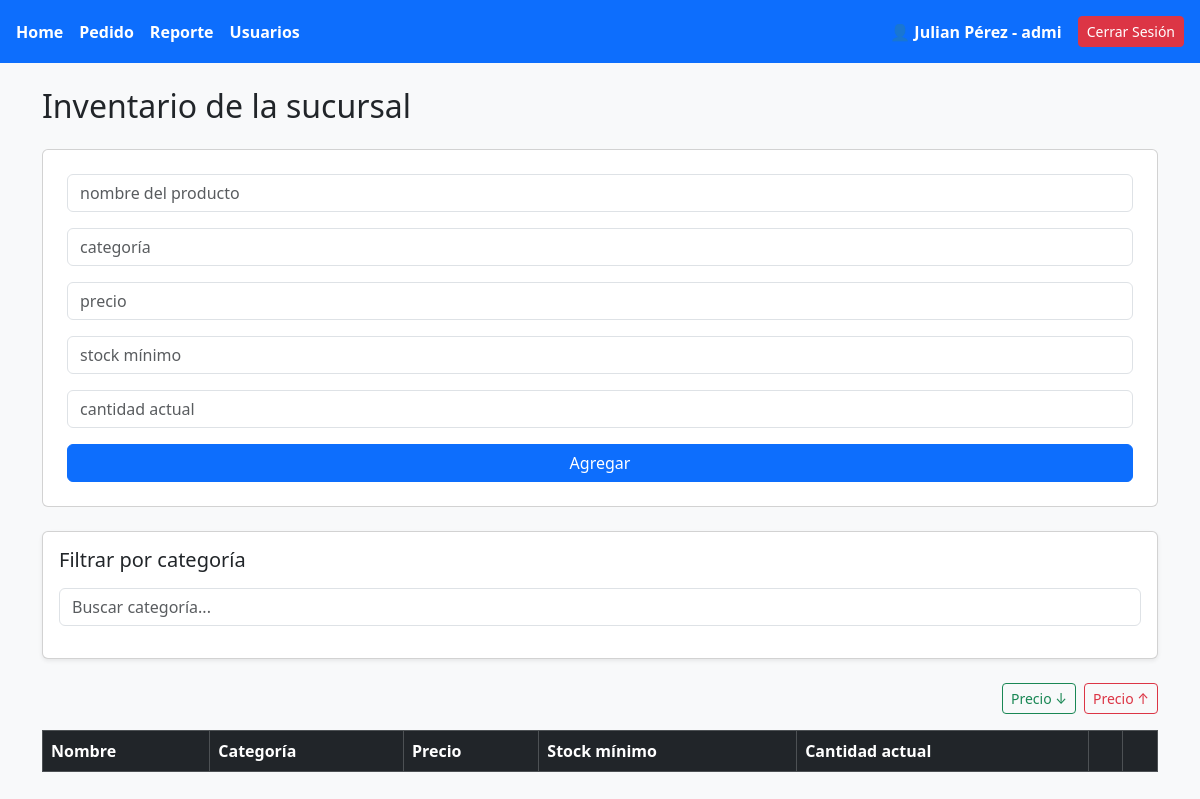
The page /gestion_inventario (signed in) on the database as committed earlier.
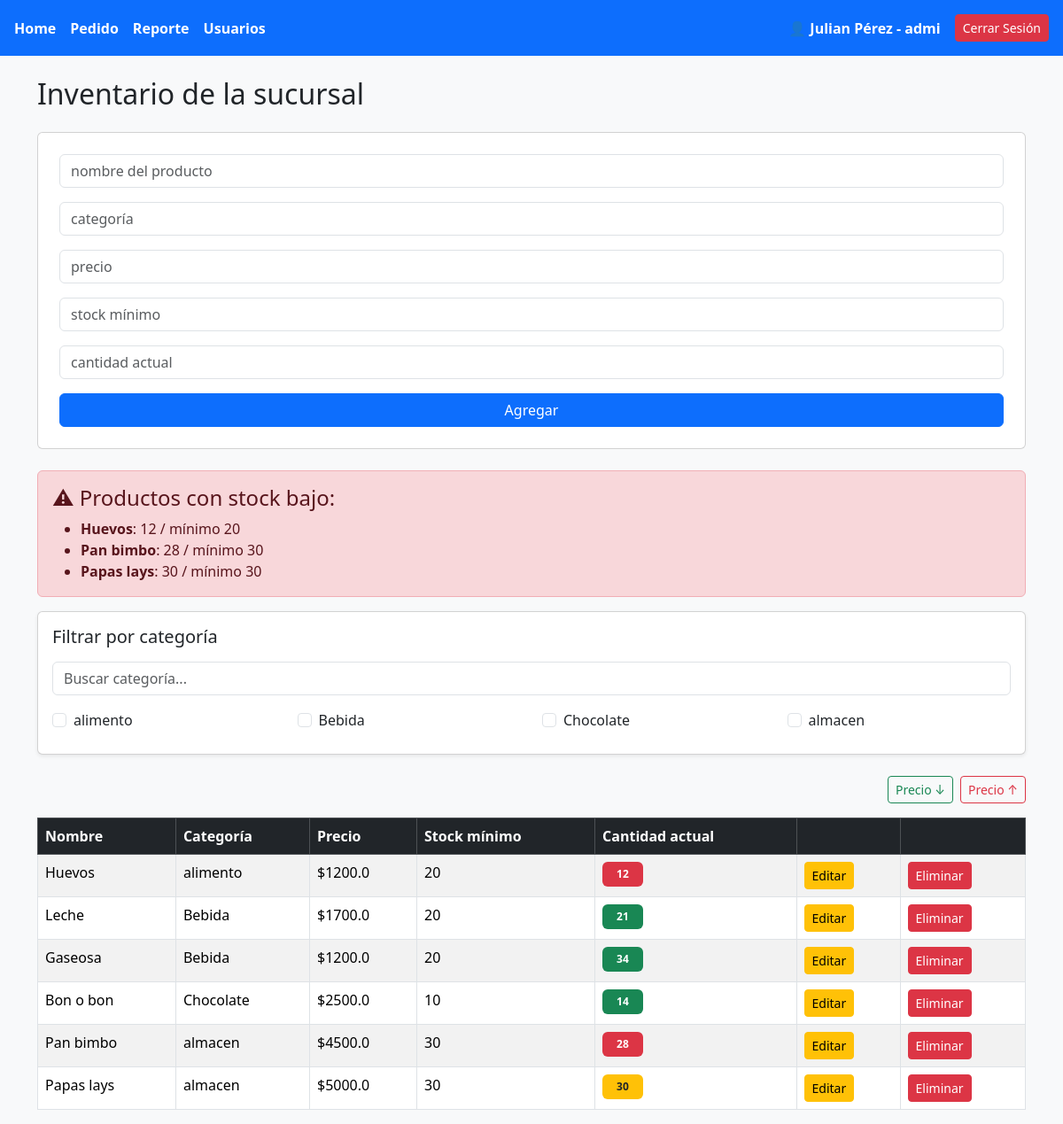
The same page on the database as committed later.
### tables this page shows
CREATE TABLE inventario(
                id INTEGER PRIMARY KEY AUTOINCREMENT,
                id_sucursal INTEGER,
                id_producto INTEGER,
                cantidad_actual INTEGER,
                FOREIGN KEY (id_sucursal) REFERENCES sucursal(id) ON DELETE CASCADE,
                FOREIGN KEY (id_producto) REFERENCES producto(id) ON DELETE CASCADE
            );

CREATE TABLE producto(
                id INTEGER PRIMARY KEY AUTOINCREMENT,
                nombre VARCHAR(50),
                categoria VARCHAR(50),
                precio REAL,
                stock_minimo INTEGER
            );

### app.py (the view)
@app.route("/gestion_inventario")
def gestion_inventario():
    if "rol" not in session:
        return redirect(url_for("login"))  # si no está logueado
    if session["rol"] == "vendedor":
        return "Acceso denegado. No tenés permisos para entrar acá.", 403 #solo ingresaran los usuarios administradores,encargado,reponedor
    id_sucursal = session.get("sucursal_id")
    if not id_sucursal:
        db.conexion.close()
        return redirect(url_for("home"))
    db = Connexion("database.db")
    db.cursor.execute("""
    SELECT producto.nombre,
            producto.categoria,
            producto.precio,
            producto.stock_minimo,
            inventario.cantidad_actual,
            producto.id
    FROM producto
    INNER JOIN inventario ON producto.id = inventario.id_producto
    WHERE inventario.id_sucursal = ?
""", (id_sucursal,))
    productos = db.cursor.fetchall()
    print("Productos encontrados:", productos)
    alertas = []
    for p in productos:
        if p[4] <= p[3]:  # cantidad_actual <= stock_minimo
            alertas.append({
                "nombre": p[0],
                "actual": p[4],
                "stock_min": p[3]
            })
    return render_template("inventario.html",
                            usuarioNombre=session["nombre"],
                            usuarioApellido=session["apellido"],
                            usuarioRol=session["rol"],
                            productos=productos,
                            alertas=alertas)

### templates/inventario.html (shortened to what the changed rows need)
<!DOCTYPE html>
<html lang="en">
<head>
    <link href="https://cdn.jsdelivr.net/npm/bootstrap@5.3.2/dist/css/bootstrap.min.css" rel="stylesheet">
</head>
<body class="bg-light">
    <main class="container mt-4">
        <h2 class="mb-4">Inventario de la sucursal</h2>
        {% if alertas %}
        <div class="alert alert-danger">
            <h4>⚠ Productos con stock bajo:</h4>
            <ul class="mb-0">
                {% for a in alertas %}
                <li><strong>{{ a.nombre }}</strong>: {{ a.actual }} / mínimo {{ a.stock_min }}</li>
                {% endfor %}
            </ul>
        </div>
        {% endif %}
        <div class="card p-3 mb-4 shadow-sm">
    <div id="listaCategorias" class="row">
        {% set categorias = [] %}
        {% for c in categorias %}
        <div class="col-md-3 col-6 mb-2 categoria-item">
            <div class="form-check">
                <input class="form-check-input filtro-categoria"
                       type="checkbox"
                       value="{{ c }}"
                       id="cat_{{ loop.index }}">
                <label class="form-check-label" for="cat_{{ loop.index }}">
                    {{ c }}
                </label>
            </div>
        </div>
        {% endfor %}
    </div>
</div>
        <div class="table-responsive">
            <table class="table table-bordered table-striped table-hover">
                <thead class="table-dark">
                    <tr>
                        <th>Nombre</th>
                        <th>Categoría</th>
                        <th>Precio</th>
                        <th>Stock mínimo</th>
                        <th>Cantidad actual</th>
                        <th></th>
                        {%if usuarioRol !='reponedor'%}
                        <th></th>
                        {%endif%}
                    </tr>
                </thead>
                <tbody>
                    {% for p in productos %}
                    <tr data-categoria="{{ p[1] }}"  data-precio="{{ p[2] }}">
                        <td>{{ p[0] }}</td>
                        <td>{{ p[1] }}</td>
                        <td>${{ p[2] }}</td>
                        <td>{{ p[3] }}</td>
                        <td>
                            {% if p[4] > p[3] %}
                                <span class="badge bg-success px-3 py-2">
                                    {{ p[4] }}
                                </span>
                            {% elif p[4] == p[3] %}
                                <span class="badge bg-warning text-dark px-3 py-2">
                                    {{ p[4] }}
                                </span>
                            {% else %}
                                <span class="badge bg-danger px-3 py-2">
                                    {{ p[4] }}
                                </span>
                            {% endif %}
                        </td>
                        {%if usuarioRol != 'reponedor'%}
                        <td>
                            <button class="btn btn-warning btn-sm editar-btn" data-id="{{ p[5] }}"
                                data-nombre="{{ p[0] }}" data-categoria="{{ p[1] }}" data-precio="{{ p[2] }}"
                                data-stock="{{ p[3] }}">
                                Editar
                            </button>
                        </td>
                        <td>
                            <form action="{{ url_for('eliminar_producto') }}" method="POST">
                                <button type="submit" class="btn btn-danger btn-sm">Eliminar</button>
                            </form>
                        </td>
                        {%endif%}
                    </tr>
                    {% endfor %}
                </tbody>
            </table>
        </div>
    </main>
</body>
</html>

Rows that differ between the two databases and show on the page:
added inventario: nombre "Huevos", actual "12", stock_min "20", categoria "alimento", precio "1200.0", stock_minimo "20", cantidad_actual "12"
added inventario: nombre "Pan bimbo", actual "28", stock_min "30", categoria "almacen", precio "4500.0", stock_minimo "30", cantidad_actual "28"
added inventario: nombre "Papas lays", actual "30", stock_min "30", categoria "almacen", precio "5000.0", stock_minimo "30", cantidad_actual "30"
added producto: categoria "alimento"
added producto: categoria "Bebida"
added producto: categoria "Chocolate"
added producto: categoria "almacen"
added inventario: nombre "Leche", categoria "Bebida", precio "1700.0", stock_minimo "20", cantidad_actual "21"
added inventario: nombre "Gaseosa", categoria "Bebida", precio "1200.0", stock_minimo "20", cantidad_actual "34"
added inventario: nombre "Bon o bon", categoria "Chocolate", precio "2500.0", stock_minimo "10", cantidad_actual "14"
Other text that changed with them:
text now shown: "⚠ Productos con stock bajo:"
